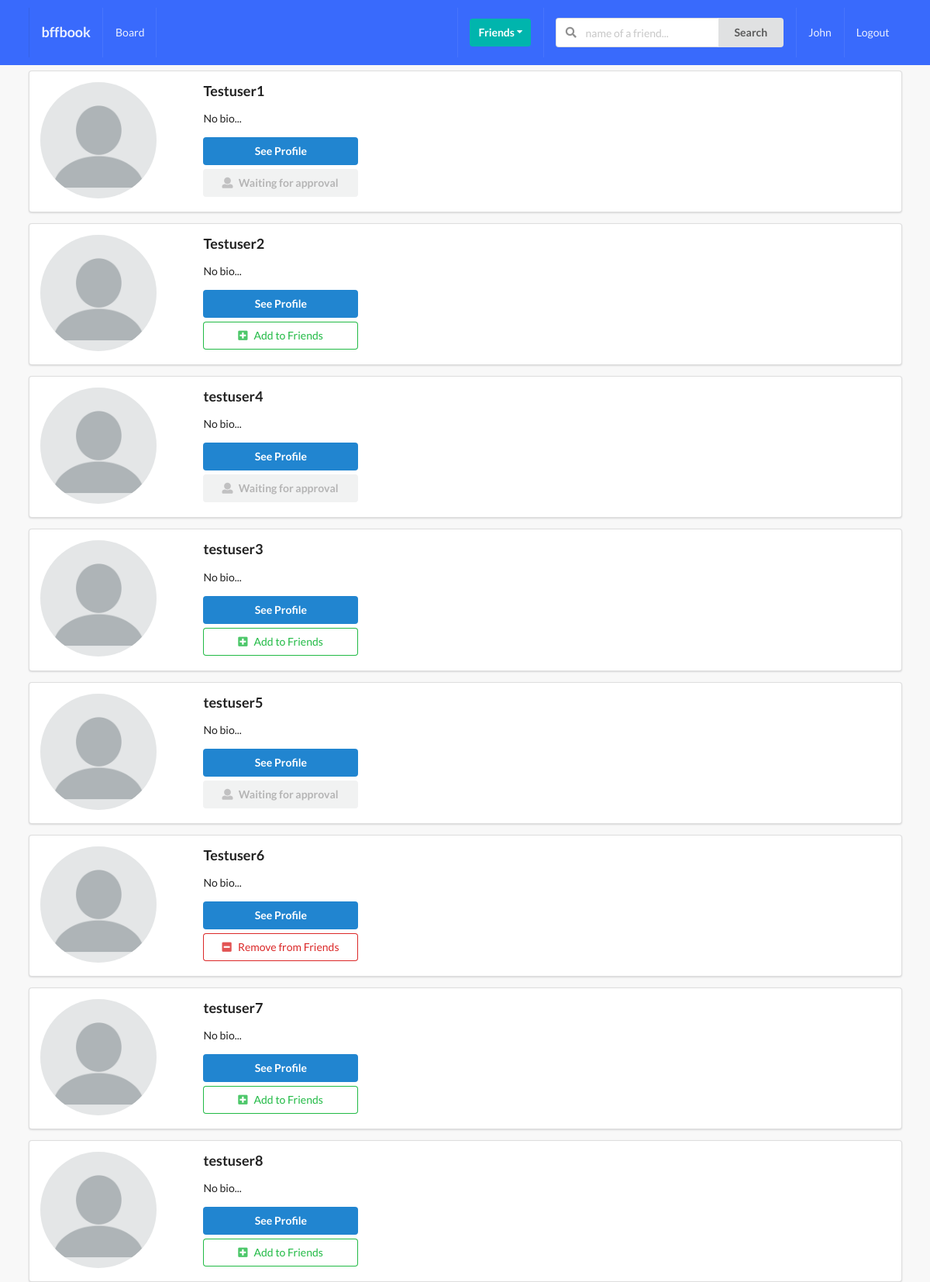
Page /profiles/ (signed in) on the committed database.
### profiles/models.py (models this page shows, shortened)
class Profile(models.Model):
    first_name = models.CharField(max_length=200, blank=True)
    last_name = models.CharField(max_length=200, blank=True)
    user = models.OneToOneField(User, on_delete=models.CASCADE)
    bio = models.TextField(default="No bio...", max_length=300)
    email = models.EmailField(max_length=200, blank=True)
    country = models.CharField(max_length=200, blank=True)
    avatar = models.ImageField(default='avatar.png', upload_to='avatars/')
    friends = models.ManyToManyField(User, blank=True, related_name='friends')
    slug = models.SlugField(unique=True, blank=True)
    updated = models.DateTimeField(auto_now=True)
    created = models.DateTimeField(auto_now_add=True)
    objects = ProfileManager()
    def get_absolute_url(self):
        return reverse('profiles:profile-detail-view', kwargs={'slug': self.slug})
    __initial_first_name = None
    __initail_last_name = None
    def __init__(self, *args, **kwargs):
        super().__init__(*args, **kwargs)
        self.__initial_first_name = self.first_name
        self.__initial_last_name = self.last_name

### profiles/views.py (the view)
# urls.py: path('', ProfileListView.as_view(), name='all-profiles-view'),
class ProfileListView(LoginRequiredMixin, ListView):
    model = Profile
    template_name = 'profiles/profile_list.html'
    def get_queryset(self):
        qs = Profile.objects.get_all_profiles(self.request.user)
        return qs
    def get_context_data(self, **kwargs):
        context = super().get_context_data(**kwargs)
        user = User.objects.get(username__iexact=self.request.user)
        profile = Profile.objects.get(user=user)
        rel_r = Relationship.objects.filter(sender=profile)
        rel_s = Relationship.objects.filter(receiver=profile)
        rel_receiver = []
        rel_sender = []
        for item in rel_r:
            rel_receiver.append(item.receiver.user)
        for item in rel_s:
            rel_sender.append(item.sender.user)
        context['rel_receiver'] = rel_receiver
        context['rel_sender'] = rel_sender
        context['is_empty'] = False
        if len(self.get_queryset()) == 0:
            context['is_empty'] = True
        return context

### profiles/models.py (called while the page is built)
    def get_all_profiles(self, me):
        profiles = Profile.objects.all().exclude(user=me)
        return profiles

### profiles/templates/profiles/profile_list.html (shortened to what this page needs)
{% extends 'base.html' %}
{% block content %}
    {% for obj in object_list %}
        <div class="ui segment">
            <div class="ui grid">
                <div class="row">
                    <div class="three wide column">
                        <img src="{{ obj.avatar.url }}" alt="" class="ui small circular image">
                    </div>
                    <div class="thirteen wide column">
                        <h3>{{ obj.user }}</h3>
                        <p>{{ obj.bio }}</p>
                        <a href="{{ obj.get_absolute_url }}"><button class="ui primary button mb-5 w-big">See Profile</button></a>
                        <br>
                        {% if obj.user not in rel_receiver and obj.user not in rel_sender %}
                        <form action="{%  url 'profiles:send-invite' %}" method="POST">
                            <button type="submit" class="ui positive basic button mb-5 w-big"><i class="plus square icon"></i>Add to Friends</button>
                        </form>
                        {% endif %}
                        {% if obj.user in rel_receiver and request.user not in obj.friends.all %}
                            <button class="ui disabled button mb-5 w-big"><i class="user icon"></i>Waiting for approval</button>
                        {% endif %}
                        {% if request.user in obj.friends.all %}
                        <form action="{% url 'profiles:remove-friend' %}" method="POST">
                            <button type="submit" class="ui negative basic button mb-5 w-big"><i class="minus square icon"></i>Remove from Friends</button>
                        </form>
                        {% endif %}
                    </div>
                </div>
            </div>
        </div>
    {% endfor %}
{% endblock content %}

### templates/main/navbar.html (shortened to what this page needs)
{% url 'home_view' as path_to_home %}
{% url 'posts:main-post-view' as path_to_posts %}
{% url 'profiles:my-profile-view' as path_to_my_profile %}
<div class="ui inverted menu nav mb-7">
    <div class="ui container">
        <a href="{{ path_to_home }}" class=" {% if request.path == path_to_home %}active{% endif %} item">
            <h3>bffbook</h3>
        </a>
        {% if request.user.is_authenticated %}
        <a href="{{ path_to_posts }}" class="{% if request.path == path_to_posts %}active{% endif %} item">
            Board
        </a>
        {% endif %}
        <div class="right menu">
            {% if request.user.is_authenticated %}
            <div class="item">
                <div class="ui floating dropdown icon button teal"> Friends
                    <i class="dropdown icon"></i>
                </div>
            </div>
                <div class="item">
                <form action="" method="GET">
                    <div class="ui action left icon input">
                    <input class="prompt" type="text" name='q' placeholder="name of a friend...">
                    <button type='submit' class="ui button">Search</button>
                    </div>
                </form>
                </div>
                <a href="{{path_to_my_profile}}" class="{% if request.path == path_to_my_profile %}active{% endif %} item">
                    {{ request.user }}
                </a>
                <a href="" class="ui item">
                    Logout
                </a>
            {% else %}
            <a href="" class="ui item">
                    Login
                </a>
            {% endif %}
        </div>
    </div>
</div>

### static/style.css (style rules this page uses)
body { background: #F8F8F8 !important; }
.nav { border-radius: 0px !important; padding: 10px 0 10px 0 !important; background-color: #396afc !important; }
.mb-7 { margin-bottom: 7px !important; }
.mb-5 { margin-bottom: 5px !important; }
.w-big { width: 200px !important; }

### rows in the picture
Profile: avatar (placeholder picture), user "Testuser1", bio "No bio...", shows "Waiting for approval"
Profile: avatar (placeholder picture), user "Testuser2", bio "No bio..."
Profile: avatar (placeholder picture), user "testuser4", bio "No bio...", shows "Waiting for approval"
Profile: avatar (placeholder picture), user "testuser3", bio "No bio..."
Profile: avatar (placeholder picture), user "testuser5", bio "No bio...", shows "Waiting for approval"
Profile: avatar (placeholder picture), user "Testuser6", bio "No bio..."
Profile: avatar (placeholder picture), user "testuser7", bio "No bio..."
Profile: avatar (placeholder picture), user "testuser8", bio "No bio..."

### other values in the picture
{{ request.user }} "John"
